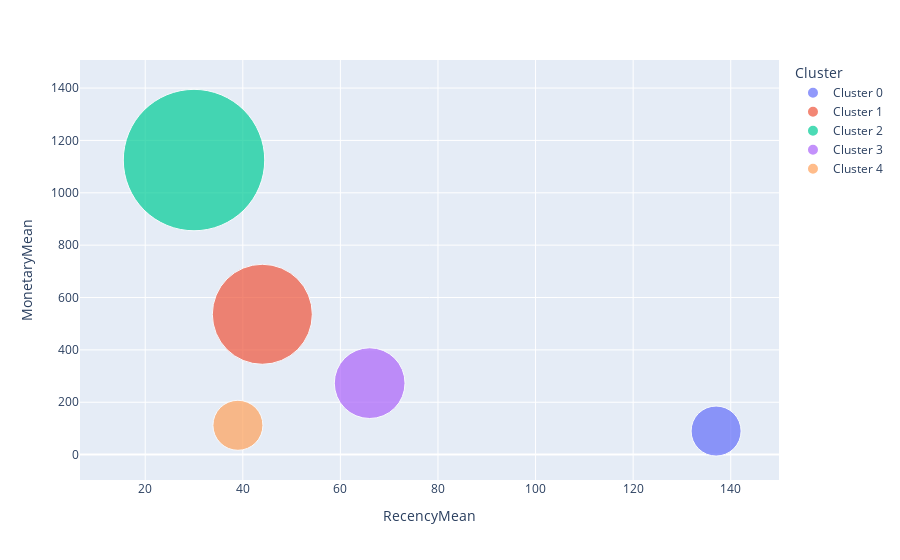

Notebook cell for this chart:
### Code cell
import plotly.express as px

fig = px.scatter(rfm_agg2, x="RecencyMean", y="MonetaryMean", size="FrequencyMean", color="Cluster",
           hover_name="Cluster", size_max=100)

fig.show()

### Figure 1 — Plotly figure (JSON) as saved in the notebook; plotly's stock layout.template omitted (floating-point values rounded to 4 significant figures)
{"data": [{"hovertemplate": "<b>%{hovertext}</b><br><br>Cluster=Cluster 0<br>RecencyMean=%{x}<br>MonetaryMean=%{y}<br>FrequencyMean=%{marker.size}<extra></extra>", "hovertext": ["Cluster 0"], "legendgroup": "Cluster 0", "marker": {"color": "#636efa", "size": [1], "sizemode": "area", "sizeref": 0.0008, "symbol": "circle"}, "mode": "markers", "name": "Cluster 0", "orientation": "v", "showlegend": true, "type": "scatter", "x": [137], "xaxis": "x", "y": [90], "yaxis": "y"}, {"hovertemplate": "<b>%{hovertext}</b><br><br>Cluster=Cluster 1<br>RecencyMean=%{x}<br>MonetaryMean=%{y}<br>FrequencyMean=%{marker.size}<extra></extra>", "hovertext": ["Cluster 1"], "legendgroup": "Cluster 1", "marker": {"color": "#EF553B", "size": [4], "sizemode": "area", "sizeref": 0.0008, "symbol": "circle"}, "mode": "markers", "name": "Cluster 1", "orientation": "v", "showlegend": true, "type": "scatter", "x": [44], "xaxis": "x", "y": [536], "yaxis": "y"}, {"hovertemplate": "<b>%{hovertext}</b><br><br>Cluster=Cluster 2<br>RecencyMean=%{x}<br>MonetaryMean=%{y}<br>FrequencyMean=%{marker.size}<extra></extra>", "hovertext": ["Cluster 2"], "legendgroup": "Cluster 2", "marker": {"color": "#00cc96", "size": [8], "sizemode": "area", "sizeref": 0.0008, "symbol": "circle"}, "mode": "markers", "name": "Cluster 2", "orientation": "v", "showlegend": true, "type": "scatter", "x": [30], "xaxis": "x", "y": [1125], "yaxis": "y"}, {"hovertemplate": "<b>%{hovertext}</b><br><br>Cluster=Cluster 3<br>RecencyMean=%{x}<br>MonetaryMean=%{y}<br>FrequencyMean=%{marker.size}<extra></extra>", "hovertext": ["Cluster 3"], "legendgroup": "Cluster 3", "marker": {"color": "#ab63fa", "size": [2], "sizemode": "area", "sizeref": 0.0008, "symbol": "circle"}, "mode": "markers", "name": "Cluster 3", "orientation": "v", "showlegend": true, "type": "scatter", "x": [66], "xaxis": "x", "y": [273], "yaxis": "y"}, {"hovertemplate": "<b>%{hovertext}</b><br><br>Cluster=Cluster 4<br>RecencyMean=%{x}<br>MonetaryMean=%{y}<br>FrequencyMean=%{marker.size}<extra></extra>", "hovertext": ["Cluster 4"], "legendgroup": "Cluster 4", "marker": {"color": "#FFA15A", "size": [1], "sizemode": "area", "sizeref": 0.0008, "symbol": "circle"}, "mode": "markers", "name": "Cluster 4", "orientation": "v", "showlegend": true, "type": "scatter", "x": [39], "xaxis": "x", "y": [112], "yaxis": "y"}], "layout": {"legend": {"itemsizing": "constant", "title": {"text": "Cluster"}, "tracegroupgap": 0}, "margin": {"t": 60}, "xaxis": {"anchor": "y", "domain": [0, 1], "title": {"text": "RecencyMean"}}, "yaxis": {"anchor": "x", "domain": [0, 1], "title": {"text": "MonetaryMean"}}}}
